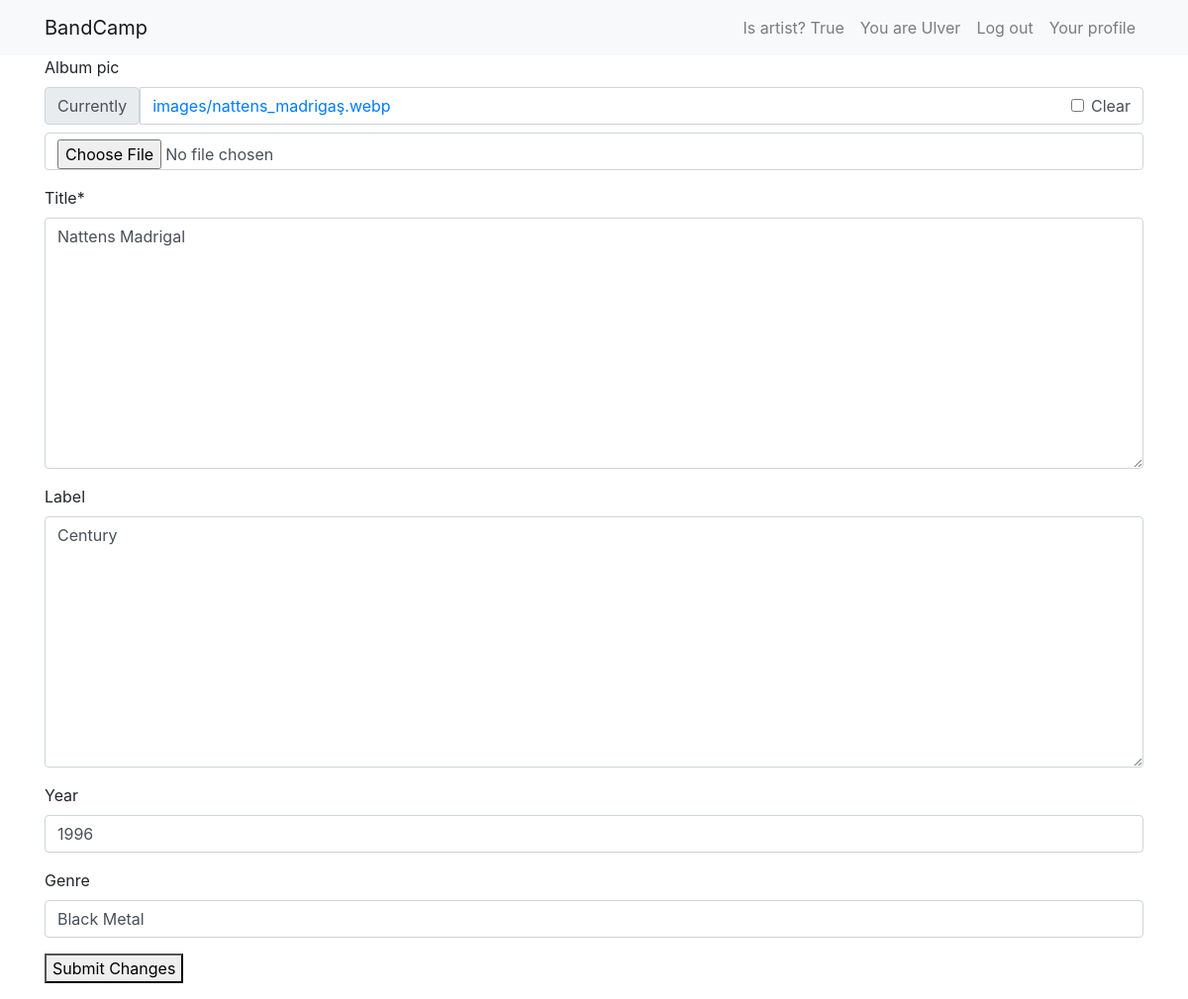
/album_edit/1 (signed in), run on the app's committed database.
### user/models.py (models this page shows)
class User(AbstractUser):
    email = models.EmailField(unique=False ,default="example@gmail.com" , null=True)
    is_artist = models.BooleanField(default=False)

### profiles/models.py (models this page shows, shortened)
class ArtistProfile(models.Model):
    user = models.OneToOneField(User, on_delete=models.CASCADE)
    artist_bio = models.TextField(max_length=100 , editable=True)
    artist_name = models.TextField(max_length=50)
    artist_pic = models.ImageField(null=True , blank=True ,upload_to="images/" , editable=True)

class Album(models.Model):
    title = models.TextField(max_length=50 , editable=True)
    artist = models.ForeignKey(User , on_delete=models.CASCADE)
    album_pic = models.ImageField(null=True , blank=True , upload_to="images/" , editable=True)
    label = models.TextField(max_length= 30 , null=True , blank=True , editable=True)
    year = models.IntegerField(null=True , blank=True , editable=True)
    genre = models.CharField(max_length=30 , null=True , blank=True , editable=True)

### profiles/views.py (the view)
# urls.py: path("album_edit/<int:pk>" , EditAlbumView.as_view() , name="edit_album"),
class EditAlbumView(UpdateView):
    model = Album
    template_name = "edit_album.html"
    fields = ["album_pic" , "title" , "label" , "year" , "genre"]
    success_url = reverse_lazy("home")

### templates/edit_album.html (shortened to what this page needs)
{% extends "base.html" %}
{% load crispy_forms_tags %}
{% block content%}
<form method="post" enctype="multipart/form-data">
    {{form|crispy}}
    <button>Submit Changes</button>
</form>
{% endblock content %}

### templates/base.html (shortened to what this page needs)
{% load static %}
<html>
    <head>
        <link rel="stylesheet" href="https://stackpath.bootstrapcdn.com/bootstrap/4.3.1/css/bootstrap.min.css"
integrity="sha384-ggOyR0iXCbMQv3Xipma34MD+dH/1fQ784/j6cY/iJTQUOhcWr7x9JvoRxT2MZw1T"
crossorigin="anonymous">
    </head>
    <nav class="navbar navbar-expand-lg navbar-light bg-light">
        <div class="container">
            <a class="navbar-brand" href="{% url 'home' %}">BandCamp</a>
            <div class="collapse navbar-collapse" id="navbarNav">
                <ul class="navbar-nav ml-auto">
                    {% if user.is_authenticated %}
                        <li class="nav-item">
                            <span class="nav-link">Is artist? {{ user.is_artist }}</span>
                        </li>
                        {% if user.is_artist %}
                        <li class="nav-item">
                            <span class="nav-link">You are {{user.artistprofile.artist_name}}</span>
                        </li>
                        {% else %}
                        <li class="nav-item">
                            <span class="nav-link">You are {{user}}</span>
                        </li>
                        {% endif %}
                        <li class="nav-item">
                            <a class="nav-link" href="{% url 'logout' %}">Log out</a>
                        </li>
                        {% if user.is_artist %}
                            {% if user.artistprofile %}
                                <li class="nav-item">
                                    <a class="nav-link" href="{% url 'artist_profile_page' user.artistprofile.id %}">Your profile</a>
                                </li>
                                {% else %}
                                <li class="nav-item">
                                    <a class="nav-link" href="{% url 'create_artist_profile_page' %}">Create Profile</a>
                                </li>
                                {% endif %}
                            {% endif %}
                    {% endif %}
                </ul>
            </div>
        </div>
    </nav>
    <div class="container">
        {% block content %}
        {% endblock content %}
    </div>
</html>

### data on the page
User: is_artist "True", artistprofile.artist_name "Ulver"
Album: title "Nattens Madrigal", label "Century", year "1996", genre "Black Metal"
